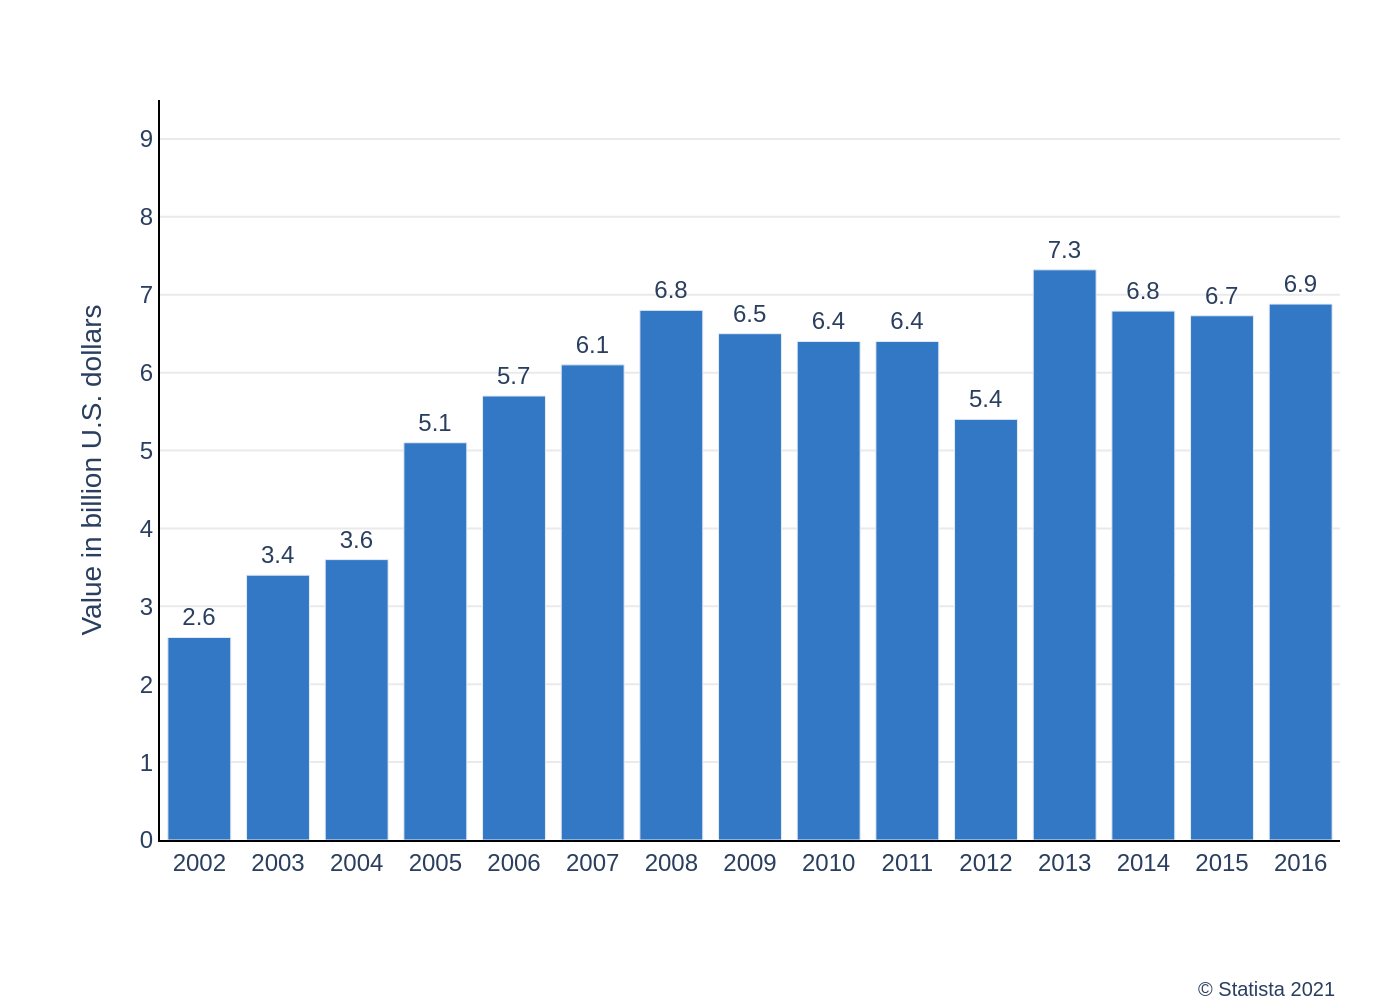

Source code (Python):
import sys
import json
import os
import plotly.graph_objects as go

if len(sys.argv) != 2:
    print("Usage: python script.py <path_to_json>")
    sys.exit(1)

json_path = sys.argv[1]

try:
    with open(json_path, 'r', encoding='utf-8') as f:
        chart_info = json.load(f)
except FileNotFoundError:
    print(f"Error: JSON file not found at {json_path}")
    sys.exit(1)
except json.JSONDecodeError:
    print(f"Error: Could not decode JSON from {json_path}")
    sys.exit(1)

chart_data = chart_info.get('chart_data', [])
texts = chart_info.get('texts', {})
colors = chart_info.get('colors', [])

categories = [item['category'] for item in chart_data]
values = [item['value'] for item in chart_data]

fig = go.Figure()

fig.add_trace(go.Bar(
    x=categories,
    y=values,
    marker_color=colors[0] if colors else None,
    text=values,
    textposition='outside',
    cliponaxis=False,
    texttemplate='%{text:.2f}'.replace('.2f', '.2g') # Dynamic formatting to remove trailing zeros
))

title_text = texts.get('title')
if texts.get('subtitle'):
    title_text = f"{title_text}<br><sub>{texts.get('subtitle')}</sub>" if title_text else f"<sub>{texts.get('subtitle')}</sub>"

fig.update_layout(
    title_text=title_text,
    xaxis_title_text=texts.get('x_axis_title'),
    yaxis_title_text=texts.get('y_axis_title'),
    font=dict(family="Arial", size=12),
    plot_bgcolor='white',
    showlegend=False,
    margin=dict(t=50, r=30, b=80, l=80),
    xaxis=dict(
        showgrid=False,
        linecolor='black',
        tickfont=dict(size=12)
    ),
    yaxis=dict(
        gridcolor='#EAEAEA',
        range=[0, 9.5],
        dtick=1,
        linecolor='black',
        tickfont=dict(size=12)
    ),
    annotations=[
        dict(
            text=texts.get('source', ''),
            showarrow=False,
            xref='paper',
            yref='paper',
            x=1.0,
            y=-0.18,
            xanchor='right',
            yanchor='top',
            align='right',
            font=dict(size=10)
        )
    ]
)

fig.update_traces(textfont_size=12)

base_filename = os.path.splitext(os.path.basename(json_path))[0]
output_filename = f"{base_filename}.png"

fig.write_image(output_filename, scale=2)
print(f"Chart saved to {output_filename}")
